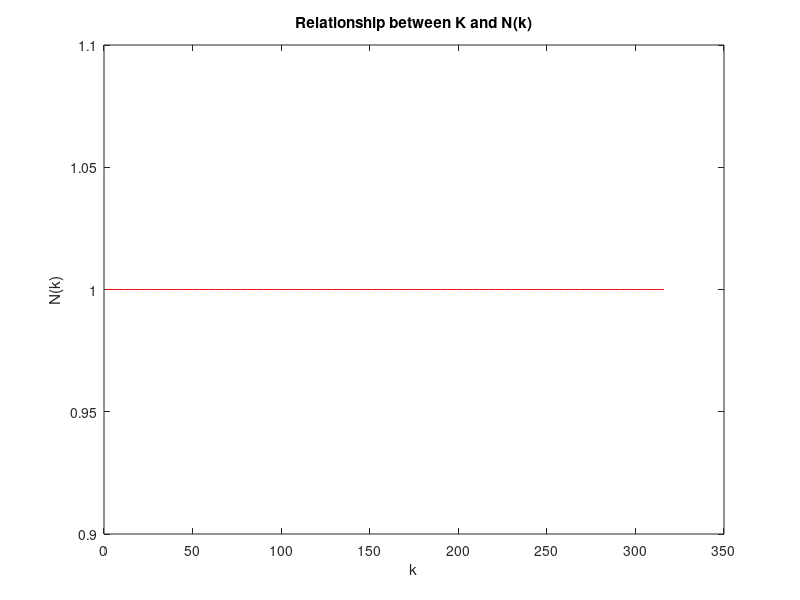

Here is the MATLAB script that generated this plot: (Note: this script raises an error after producing the figure.)
%%HW#1 Name: Michael Bautista, email:mbautis000@citymail.cuny.edu
%%Question 1
clf
m = 317;
a = 151;
r = ones(1,m-1); %create array of temporary values from 1 to 316 

for i=2:m-1
    r(i) = mod(a*r(i-1), m); %replace temp. values using the formula
end

N = 1:m-1;
k = zeros(1,m-1); %create 1 by 316 matrix of 0's

for i=1:m-1
   k(i) = nnz(r==i); %nnz returns non-zero elements for r equals i
end

plot(N,k,'-', 'color', 'red')
title('Relationship between K and N(k)')
xlabel('k')
ylabel('N(k)')
%All N(k) = 1 because each value of k only shows up once 

%%Question 2
% 1/n * summation_from_1_to_n(Uk) for 100 values
% PRNG used in q1:
close all; clear all; clc
m = 317;
a = 151;
% mod(163*192, 347) = 66, which shows that it's full period
r = ones(1,m-1);
for i=2:m-1
    r(i) = mod(a*r(i-1), m);
end
q = r/m;
sum(q)/m
%other PRNG:
method1 = RandStream('mcg16807');
U1 = rand(method1,1,10000)
method2 = RandStream('swb2712');
U2 = rand(method2,1,10000)
method3 = RandStream('mt19937ar');
U3 = rand(method3,1,10000)

% %subplot(1,3,1); semilogx(q)
% subplot(1,3,1); semilogx(U1)
% subplot(1,3,2); semilogx(U2)
% subplot(1,3,3); semilogx(U3)

subplot(2,2,1); semilogx(q); hold on
title('Method from Q1')

subplot(2,2,2);
semilogx(U1); hold on; title('Method 1')
subplot(2,2,3); semilogx(U2); title('Method 2')
subplot(2,2,4); semilogx(U3); title('Method 3')


%The graphs converge to E[U^n] = 1/(n+1), so E[U] = 1/2, and E[U^5] = 1/6

%% Question 3
%Using code from Q2:
close all; clear all; clc
m = 317;
a = 151;
r = ones(1,m-1);
for i=2:m-1
    r(i) = mod(a*r(i-1), m);
end
q = r/m;
sum(q)/m;
method1 = RandStream('mcg16807');
U1 = rand(method1,1,10000);
method2 = RandStream('swb2712');
U2 = rand(method2,1,10000);
method3 = RandStream('mt19937ar');
U3 = rand(method3,1,10000);

correlationcoefficient(U1,U1)
correlationcoefficient(U2,U2)
correlationcoefficient(U3,U3)

subplot(1,3,1); plot(U1(1:2:1999),U1(2:2:2000),'.');
title('Method1')
subplot(1,3,2); plot(U2(1:2:1999),U2(2:2:2000),'.');
title('Method2')
subplot(1,3,3); plot(U3(1:2:1999),U3(2:2:2000),'.');
title('Method3')

function [r] = correlationcoefficient(firstvalue,secondvalue)
    x = firstvalue(1:2:1999);
    y=  secondvalue(2:2:2000);
    b = mean(x);
    c = mean(y);
    b1 = x-b;
    c1 = y-c;
    bcproduct = b1.*c1;
    b1square = b1.^2;
    c1square = c1.^2;
    sumproduct = sum(bcproduct);
    sumbsquare = sum(b1square);
    sumcsquare = sum(c1square);
    product = sumbsquare * sumcsquare;
    denominator = sqrt(product);
    r = sumproduct / denominator
end

%%Question 4
%Using code from Q2:
close all; clear all; clc
m = 317;
a = 151;
r = ones(1,m-1);
for i=2:m-1
    r(i) = mod(a*r(i-1), m);
end
q = r/m;
sum(q)/m;
% other PRNG:
method1 = RandStream('mcg16807');
U1 = rand(method1,1,10000);
method2 = RandStream('swb2712');
U2 = rand(method2,1,10000);
method3 = RandStream('mt19937ar');
U3 = rand(method3,1,10000);

%Looking through columns to satisfy: V1 < 1/4, 1/4 < V16 < 1/2, and 1/2 < V28
V1 = []; V16 = []; V28 = []; 

CubeA = rand(method1,30,30);

for k=1:30
    %Look through row 1 to see if values are < .25
    if CubeA(1,k) < .25
        V1(k) = true;
    else
        V1(k) = false;
    end
    
    %Look through row 16 to see if values btwn .25 and .5
    if CubeA(16,k) > .25 & CubeA(16,k) < .5
        V16(k) = true;
    else
        V16(k) = false;
    end
    
     %Look through row 28 to see if values are > .5
    if CubeA(28,k) > .5
        V28(k) = true;
    else
        V28(k) = false;
    end    
end

total = sum(V1) + sum(V16) + sum(V28);
PrbE = (total./90) %Prb of Method A = .311

%Repeating the process for CubeA = rand(method2,30,30) results in PrbE = .311
%and CubeA = rand(method3,30,30); = .322. The product of all 3 Prb is .0312

%%4b
Cube30for1 = rand(method1,30,10000); %30 dim. cube that uses method 1
Cube30for2 = rand(method2,30,10000);
Cube30for3 = rand(method3,30,10000);

%Checking the # of pseudo random vectors in set E
count1 = 0; count2 = 0; count3 = 0;
for col = 1:10000
    if Cube30for1(1,col) <.25 & Cube30for1(16,col) > .25 & Cube30for1(16,col) < .5 & Cube30for1(28,col) > .5
        count1 = count1 + 1;
    end
    if Cube30for2(1,col) <.25 & Cube30for2(16,col) > .25 & Cube30for2(16,col) < .5 & Cube30for2(28,col) > .5
        count2 = count2 + 1;
    end
    if Cube30for3(1,col) <.25 & Cube30for3(16,col) > .25 & Cube30for3(16,col) < .5 & Cube30for3(28,col) > .5
        count3 = count3 + 1;
    end
end

fraction1 = count1 / 10000 %Fraction of which vectors are in V for method 1
fraction2 = count2 / 10000
fraction3 = count3 / 10000

%fraction1 = .0324, fraction2 = 0, fraction3 = .0332. These 3 probabilities converge to .0321 from (a)

%%4c
%[h,p] = kstest(U1)
 test_cdf = makedist('tlocationscale','mu',75,'sigma',10,'nu',1);
 [h,p] = kstest(fraction3,'CDF',test_cdf,'Alpha',0.1)
 %The returned value of h is 1, which tells us that the kstest rejects the null hypothesis
 %at the 0.0844 level (p = 0.0844) for method 1 (p is the same value for method 2 and 3 as well)
